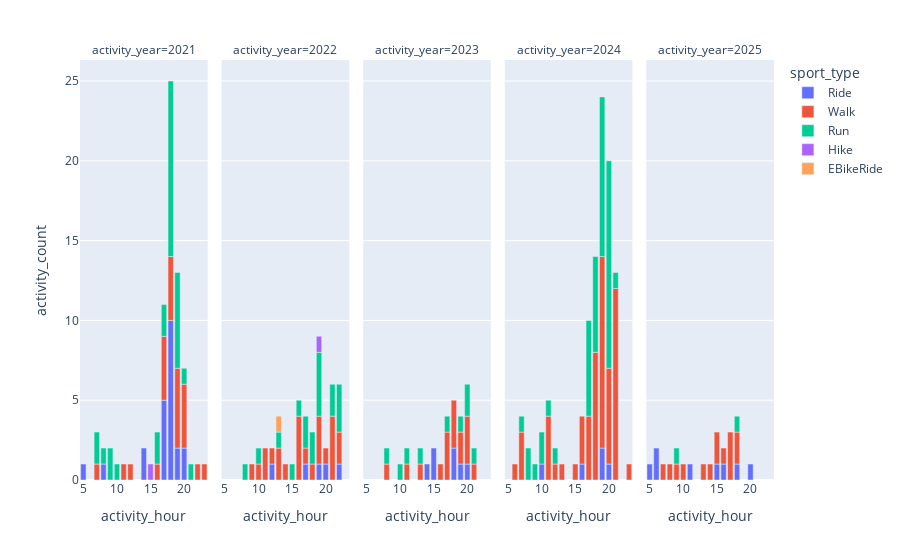

The code cell stored with this chart in its notebook:
### Code cell
import plotly.express as px

px.bar(activities_curated
       .with_columns(activity_year = pl.col('start_date_local').dt.year())
       .group_by('activity_hour', 'sport_type', 'activity_year')
       .agg(pl.len().alias('activity_count'))
       .filter(pl.col('activity_year') > 2020)
       .sort("activity_year", "activity_hour"),
       x="activity_hour",
       y="activity_count",
       color = "sport_type",
       orientation = "v",
       facet_col='activity_year')

### Figure 1 — Plotly figure (JSON) as saved in the notebook; plotly's stock layout.template omitted (floating-point values rounded to 4 significant figures)
{"data": [{"alignmentgroup": "True", "hovertemplate": "sport_type=Ride<br>activity_year=2021<br>activity_hour=%{x}<br>activity_count=%{y}<extra></extra>", "legendgroup": "Ride", "marker": {"color": "#636efa", "pattern": {"shape": ""}}, "name": "Ride", "offsetgroup": "Ride", "orientation": "v", "showlegend": true, "textposition": "auto", "type": "bar", "x": [5, 8, 14, 17, 18, 19, 20], "xaxis": "x", "y": [1, 1, 2, 5, 10, 2, 2], "yaxis": "y"}, {"alignmentgroup": "True", "hovertemplate": "sport_type=Ride<br>activity_year=2022<br>activity_hour=%{x}<br>activity_count=%{y}<extra></extra>", "legendgroup": "Ride", "marker": {"color": "#636efa", "pattern": {"shape": ""}}, "name": "Ride", "offsetgroup": "Ride", "orientation": "v", "showlegend": false, "textposition": "auto", "type": "bar", "x": [12, 17, 19, 20, 22], "xaxis": "x2", "y": [1, 1, 1, 1, 1], "yaxis": "y2"}, {"alignmentgroup": "True", "hovertemplate": "sport_type=Ride<br>activity_year=2023<br>activity_hour=%{x}<br>activity_count=%{y}<extra></extra>", "legendgroup": "Ride", "marker": {"color": "#636efa", "pattern": {"shape": ""}}, "name": "Ride", "offsetgroup": "Ride", "orientation": "v", "showlegend": false, "textposition": "auto", "type": "bar", "x": [14, 15, 18, 19, 20], "xaxis": "x3", "y": [1, 2, 2, 1, 1], "yaxis": "y3"}, {"alignmentgroup": "True", "hovertemplate": "sport_type=Ride<br>activity_year=2024<br>activity_hour=%{x}<br>activity_count=%{y}<extra></extra>", "legendgroup": "Ride", "marker": {"color": "#636efa", "pattern": {"shape": ""}}, "name": "Ride", "offsetgroup": "Ride", "orientation": "v", "showlegend": false, "textposition": "auto", "type": "bar", "x": [10, 16, 19, 20], "xaxis": "x4", "y": [1, 1, 2, 1], "yaxis": "y4"}, {"alignmentgroup": "True", "hovertemplate": "sport_type=Ride<br>activity_year=2025<br>activity_hour=%{x}<br>activity_count=%{y}<extra></extra>", "legendgroup": "Ride", "marker": {"color": "#636efa", "pattern": {"shape": ""}}, "name": "Ride", "offsetgroup": "Ride", "orientation": "v", "showlegend": false, "textposition": "auto", "type": "bar", "x": [5, 6, 11, 15, 16, 18, 20], "xaxis": "x5", "y": [1, 2, 1, 1, 1, 1, 1], "yaxis": "y5"}, {"alignmentgroup": "True", "hovertemplate": "sport_type=Walk<br>activity_year=2021<br>activity_hour=%{x}<br>activity_count=%{y}<extra></extra>", "legendgroup": "Walk", "marker": {"color": "#EF553B", "pattern": {"shape": ""}}, "name": "Walk", "offsetgroup": "Walk", "orientation": "v", "showlegend": true, "textposition": "auto", "type": "bar", "x": [7, 11, 12, 16, 17, 18, 19, 20, 22, 23], "xaxis": "x", "y": [1, 1, 1, 1, 4, 4, 5, 4, 1, 1], "yaxis": "y"}, {"alignmentgroup": "True", "hovertemplate": "sport_type=Walk<br>activity_year=2022<br>activity_hour=%{x}<br>activity_count=%{y}<extra></extra>", "legendgroup": "Walk", "marker": {"color": "#EF553B", "pattern": {"shape": ""}}, "name": "Walk", "offsetgroup": "Walk", "orientation": "v", "showlegend": false, "textposition": "auto", "type": "bar", "x": [9, 10, 11, 12, 13, 14, 16, 17, 18, 19, 20, 21, 22], "xaxis": "x2", "y": [1, 1, 2, 1, 2, 1, 4, 1, 1, 3, 1, 4, 2], "yaxis": "y2"}, {"alignmentgroup": "True", "hovertemplate": "sport_type=Walk<br>activity_year=2023<br>activity_hour=%{x}<br>activity_count=%{y}<extra></extra>", "legendgroup": "Walk", "marker": {"color": "#EF553B", "pattern": {"shape": ""}}, "name": "Walk", "offsetgroup": "Walk", "orientation": "v", "showlegend": false, "textposition": "auto", "type": "bar", "x": [8, 11, 13, 16, 17, 18, 19, 20, 21], "xaxis": "x3", "y": [1, 1, 1, 1, 3, 3, 2, 3, 1], "yaxis": "y3"}, {"alignmentgroup": "True", "hovertemplate": "sport_type=Walk<br>activity_year=2024<br>activity_hour=%{x}<br>activity_count=%{y}<extra></extra>", "legendgroup": "Walk", "marker": {"color": "#EF553B", "pattern": {"shape": ""}}, "name": "Walk", "offsetgroup": "Walk", "orientation": "v", "showlegend": false, "textposition": "auto", "type": "bar", "x": [6, 7, 11, 12, 13, 15, 16, 17, 18, 19, 20, 21, 23], "xaxis": "x4", "y": [1, 3, 4, 1, 1, 1, 3, 4, 8, 12, 6, 12, 1], "yaxis": "y4"}, {"alignmentgroup": "True", "hovertemplate": "sport_type=Walk<br>activity_year=2025<br>activity_hour=%{x}<br>activity_count=%{y}<extra></extra>", "legendgroup": "Walk", "marker": {"color": "#EF553B", "pattern": {"shape": ""}}, "name": "Walk", "offsetgroup": "Walk", "orientation": "v", "showlegend": false, "textposition": "auto", "type": "bar", "x": [7, 8, 9, 10, 13, 14, 15, 16, 17, 18], "xaxis": "x5", "y": [1, 1, 1, 1, 1, 1, 2, 1, 3, 2], "yaxis": "y5"}, {"alignmentgroup": "True", "hovertemplate": "sport_type=Run<br>activity_year=2021<br>activity_hour=%{x}<br>activity_count=%{y}<extra></extra>", "legendgroup": "Run", "marker": {"color": "#00cc96", "pattern": {"shape": ""}}, "name": "Run", "offsetgroup": "Run", "orientation": "v", "showlegend": true, "textposition": "auto", "type": "bar", "x": [7, 8, 9, 10, 16, 17, 18, 19, 20, 21], "xaxis": "x", "y": [2, 1, 2, 1, 2, 2, 11, 6, 1, 1], "yaxis": "y"}, {"alignmentgroup": "True", "hovertemplate": "sport_type=Run<br>activity_year=2022<br>activity_hour=%{x}<br>activity_count=%{y}<extra></extra>", "legendgroup": "Run", "marker": {"color": "#00cc96", "pattern": {"shape": ""}}, "name": "Run", "offsetgroup": "Run", "orientation": "v", "showlegend": false, "textposition": "auto", "type": "bar", "x": [8, 10, 13, 15, 16, 17, 18, 19, 21, 22], "xaxis": "x2", "y": [1, 1, 1, 1, 1, 2, 2, 4, 2, 3], "yaxis": "y2"}, {"alignmentgroup": "True", "hovertemplate": "sport_type=Run<br>activity_year=2023<br>activity_hour=%{x}<br>activity_count=%{y}<extra></extra>", "legendgroup": "Run", "marker": {"color": "#00cc96", "pattern": {"shape": ""}}, "name": "Run", "offsetgroup": "Run", "orientation": "v", "showlegend": false, "textposition": "auto", "type": "bar", "x": [8, 10, 11, 13, 17, 19, 20, 21], "xaxis": "x3", "y": [1, 1, 1, 1, 1, 1, 2, 1], "yaxis": "y3"}, {"alignmentgroup": "True", "hovertemplate": "sport_type=Run<br>activity_year=2024<br>activity_hour=%{x}<br>activity_count=%{y}<extra></extra>", "legendgroup": "Run", "marker": {"color": "#00cc96", "pattern": {"shape": ""}}, "name": "Run", "offsetgroup": "Run", "orientation": "v", "showlegend": false, "textposition": "auto", "type": "bar", "x": [7, 8, 9, 10, 11, 12, 17, 18, 19, 20, 21], "xaxis": "x4", "y": [1, 2, 1, 2, 1, 1, 6, 6, 10, 13, 1], "yaxis": "y4"}, {"alignmentgroup": "True", "hovertemplate": "sport_type=Run<br>activity_year=2025<br>activity_hour=%{x}<br>activity_count=%{y}<extra></extra>", "legendgroup": "Run", "marker": {"color": "#00cc96", "pattern": {"shape": ""}}, "name": "Run", "offsetgroup": "Run", "orientation": "v", "showlegend": false, "textposition": "auto", "type": "bar", "x": [9, 18], "xaxis": "x5", "y": [1, 1], "yaxis": "y5"}, {"alignmentgroup": "True", "hovertemplate": "sport_type=Hike<br>activity_year=2021<br>activity_hour=%{x}<br>activity_count=%{y}<extra></extra>", "legendgroup": "Hike", "marker": {"color": "#ab63fa", "pattern": {"shape": ""}}, "name": "Hike", "offsetgroup": "Hike", "orientation": "v", "showlegend": true, "textposition": "auto", "type": "bar", "x": [15], "xaxis": "x", "y": [1], "yaxis": "y"}, {"alignmentgroup": "True", "hovertemplate": "sport_type=Hike<br>activity_year=2022<br>activity_hour=%{x}<br>activity_count=%{y}<extra></extra>", "legendgroup": "Hike", "marker": {"color": "#ab63fa", "pattern": {"shape": ""}}, "name": "Hike", "offsetgroup": "Hike", "orientation": "v", "showlegend": false, "textposition": "auto", "type": "bar", "x": [19], "xaxis": "x2", "y": [1], "yaxis": "y2"}, {"alignmentgroup": "True", "hovertemplate": "sport_type=EBikeRide<br>activity_year=2022<br>activity_hour=%{x}<br>activity_count=%{y}<extra></extra>", "legendgroup": "EBikeRide", "marker": {"color": "#FFA15A", "pattern": {"shape": ""}}, "name": "EBikeRide", "offsetgroup": "EBikeRide", "orientation": "v", "showlegend": true, "textposition": "auto", "type": "bar", "x": [13], "xaxis": "x2", "y": [1], "yaxis": "y2"}], "layout": {"annotations": [{"font": {}, "showarrow": false, "text": "activity_year=2021", "x": 0.092, "xanchor": "center", "xref": "paper", "y": 1, "yanchor": "bottom", "yref": "paper"}, {"font": {}, "showarrow": false, "text": "activity_year=2022", "x": 0.296, "xanchor": "center", "xref": "paper", "y": 1, "yanchor": "bottom", "yref": "paper"}, {"font": {}, "showarrow": false, "text": "activity_year=2023", "x": 0.5, "xanchor": "center", "xref": "paper", "y": 1, "yanchor": "bottom", "yref": "paper"}, {"font": {}, "showarrow": false, "text": "activity_year=2024", "x": 0.704, "xanchor": "center", "xref": "paper", "y": 1, "yanchor": "bottom", "yref": "paper"}, {"font": {}, "showarrow": false, "text": "activity_year=2025", "x": 0.908, "xanchor": "center", "xref": "paper", "y": 1, "yanchor": "bottom", "yref": "paper"}], "barmode": "relative", "legend": {"title": {"text": "sport_type"}, "tracegroupgap": 0}, "margin": {"t": 60}, "xaxis": {"anchor": "y", "domain": [0, 0.184], "title": {"text": "activity_hour"}}, "xaxis2": {"anchor": "y2", "domain": [0.204, 0.388], "matches": "x", "title": {"text": "activity_hour"}}, "xaxis3": {"anchor": "y3", "domain": [0.408, 0.592], "matches": "x", "title": {"text": "activity_hour"}}, "xaxis4": {"anchor": "y4", "domain": [0.612, 0.796], "matches": "x", "title": {"text": "activity_hour"}}, "xaxis5": {"anchor": "y5", "domain": [0.816, 1], "matches": "x", "title": {"text": "activity_hour"}}, "yaxis": {"anchor": "x", "domain": [0, 1], "title": {"text": "activity_count"}}, "yaxis2": {"anchor": "x2", "domain": [0, 1], "matches": "y", "showticklabels": false}, "yaxis3": {"anchor": "x3", "domain": [0, 1], "matches": "y", "showticklabels": false}, "yaxis4": {"anchor": "x4", "domain": [0, 1], "matches": "y", "showticklabels": false}, "yaxis5": {"anchor": "x5", "domain": [0, 1], "matches": "y", "showticklabels": false}}}
